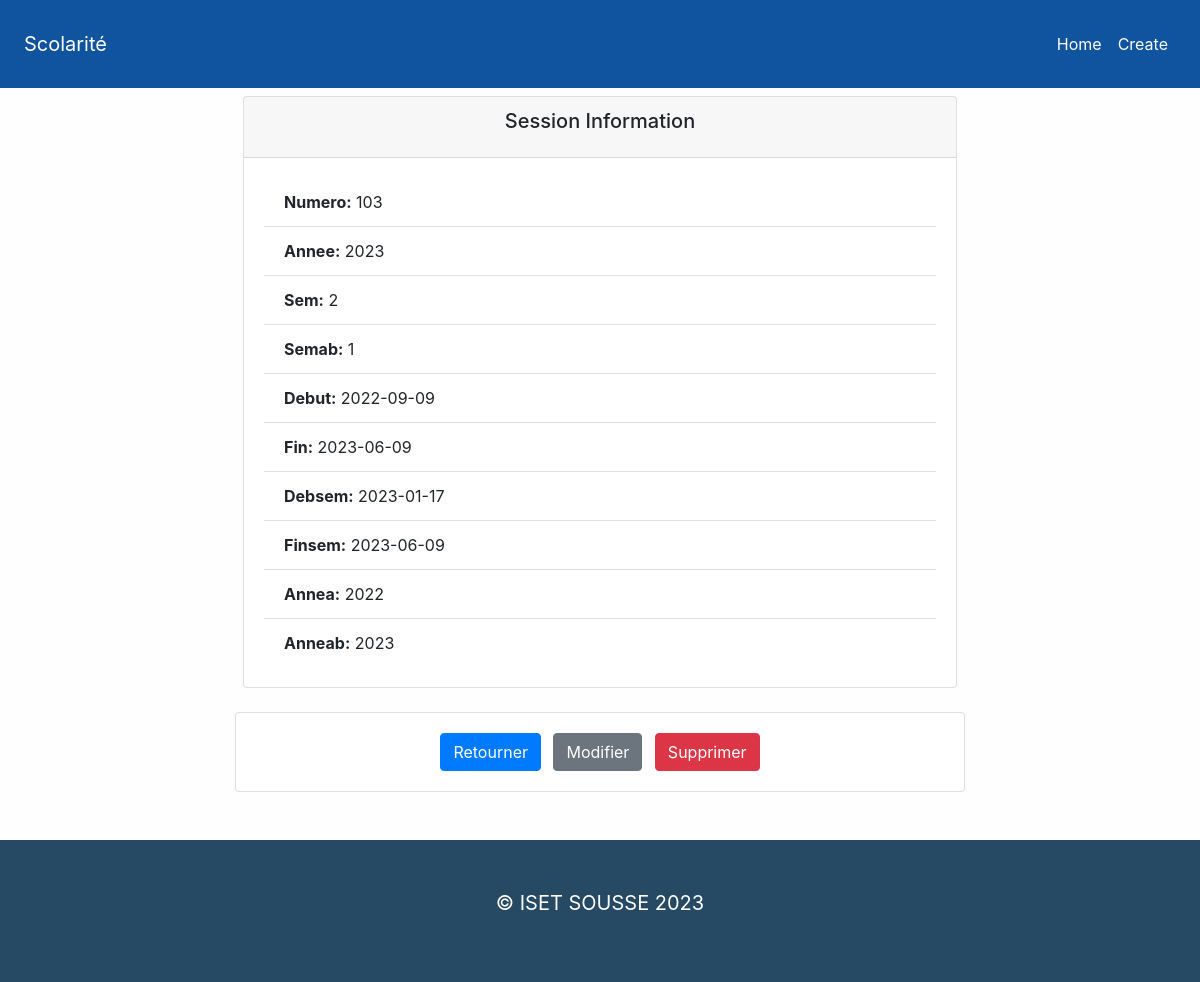
Screenshot of /Session.php?id=103 with the database file from the repository.
### tables this page shows
CREATE TABLE `session` (
  `Numero` int(11) NOT NULL,
  `Annee` char(5) NOT NULL,
  `Sem` char(1) NOT NULL,
  `SemAb` char(1) DEFAULT NULL,
  `Debut` date DEFAULT NULL,
  `Fin` date DEFAULT NULL,
  `Debsem` date DEFAULT NULL,
  `Finsem` date DEFAULT NULL,
  `Annea` char(5) DEFAULT NULL,
  `Anneab` char(5) DEFAULT NULL
);

### lib/template.php (called while the page is built, shortened)
<?php class Template
{
    protected $template;
    public function __construct($template)
    {
        $this->template = $template;
    }
    public function __toString()
    {
        include basename($this->template);
        return ob_get_clean();
    }
}

### config/init.php (called while the page is built, shortened)
<?php
function my_autoload_register ($class_name) {
    $filename = 'lib/' .$class_name. '.php';
}

### lib/database.php (called while the page is built, shortened)
<?php
class Database
{
  private $host = DB_HOST;
  private $user = DB_USER;
  private $pass = DB_PASS;
  private $dbname = DB_NAME;
  private $dbh;
  private $stmt;
  public function __construct()
  {
    $dsn = 'mysql:host=' . $this->host . ';dbname=' . $this->dbname;
    $options = array(
      PDO::ATTR_PERSISTENT => true,
      PDO::ATTR_ERRMODE => PDO::ERRMODE_EXCEPTION
    );
    try {
      $this->dbh = new PDO($dsn, $this->user, $this->pass, $options);
    } catch (PDOException $e) {
      $this->error = $e->getMessage();
    }
  }
  public function query($query)
  {
    $this->stmt = $this->dbh->prepare($query);
  }
  public function bind($param, $value, $type = null)
  {
    if (is_null($type)) {
      switch (true) {
        default:
          $type = PDO::PARAM_STR;
      }
    }
    $this->stmt->bindValue($param, $value, $type);
  }
  public function execute()
  {
    return $this->stmt->execute();
  }
  public function single()
  {
    $this->execute();
    return $this->stmt->fetch(PDO::FETCH_OBJ);
  }
}

### lib/Session.php (called while the page is built, shortened)
<?php
class Session
{
    private $db;
    public function __construct()
    {
        $this->db = new Database;
    }
    public function getSession($Numero)
    {
        $this->db->query("SELECT * FROM session WHERE Numero = :Numero");
        $this->db->bind(':Numero', $Numero);
        $results = $this->db->single();
        return $results;
    }
}

### templates/session-single.php (the view, shortened to what this page needs)
<?php include_once 'inc/header.php'; ?>
<div class="container">
    <div class="row">
        <div class="col-md-8 offset-md-2">
            <div class="card m-2">
                <div class="card-header text-center">
                    <h5 class="card-title">Session Information</h5>
                </div>
                <div class="card-body">
                    <ul class="list-group list-group-flush">
                        <li class="list-group-item"><strong>Numero:</strong> <?php echo $session->Numero; ?></li>
                        <li class="list-group-item"><strong>Annee:</strong> <?php echo $session->Annee; ?></li>
                        <li class="list-group-item"><strong>Sem:</strong> <?php echo $session->Sem; ?></li>
                        <li class="list-group-item"><strong>Semab:</strong> <?php echo $session->SemAb; ?></li>
                        <li class="list-group-item"><strong>Debut:</strong> <?php echo $session->Debut; ?></li>
                        <li class="list-group-item"><strong>Fin:</strong> <?php echo $session->Fin; ?></li>
                        <li class="list-group-item"><strong>Debsem:</strong> <?php echo $session->Debsem; ?></li>
                        <li class="list-group-item"><strong>Finsem:</strong> <?php echo $session->Finsem; ?></li>
                        <li class="list-group-item"><strong>Annea:</strong> <?php echo $session->Annea; ?></li>
                        <li class="list-group-item"><strong>Anneab:</strong> <?php echo $session->Anneab; ?></li>
                    </ul>
                </div>
            </div>
        </div>
    </div>
    <div class="row mt-3">
        <div class="col-md-8 offset-md-2">
            <div class="card">
                <div class="card-body text-center">
                    <a href="index.php" class="btn btn-primary mr-2">Retourner</a>
                    <a href="edit.php?id=<?php echo $session->Numero; ?>" class="btn btn-secondary mr-2">Modifier</a>
                    <form style="display: inline;" method="post" action="Session.php">
                        <input type="submit" class="btn btn-danger" value="Supprimer">
                    </form>
                </div>
            </div>
        </div>
    </div>
</div>
<?php include_once 'inc/footer.php'; ?>

### css/styles.css (style rules this page uses)
body { background-color: #FEFEFE; }

### templates/inc/header.php (style rules this page uses)
body { background-color: #FEFEFE; }

### rows the page displays
session: Numero "103", Annee "2023", Sem "2", SemAb "1", Debut "2022-09-09", Fin "2023-06-09", Debsem "2023-01-17", Finsem "2023-06-09", Annea "2022", Anneab "2023"

### other values shown
SITE_TITLE "Scolarité"
